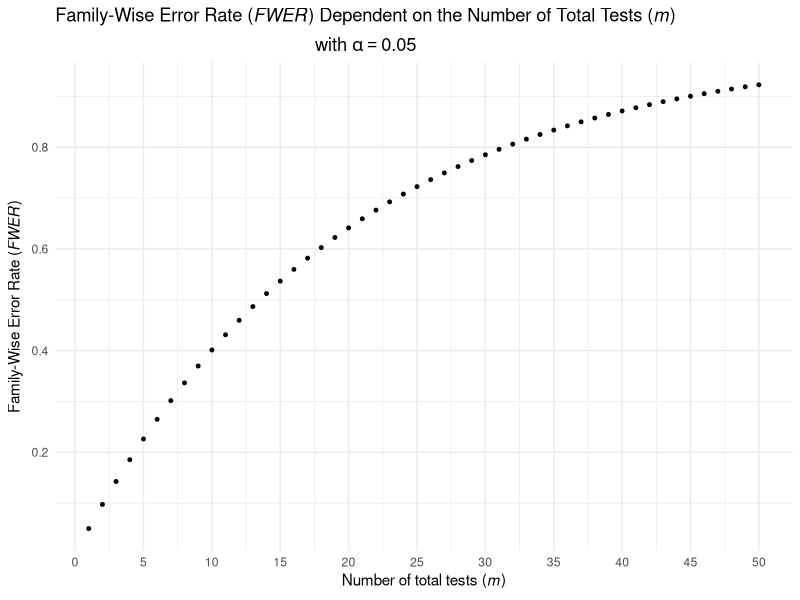

Here is the R script that generated this plot:
## ---- chunk 1
knitr::opts_chunk$set(echo = TRUE)
## ---- chunk 2
library(tidyverse)
## ---- chunk 3
# vector m representing total number of tests
m <- 1:50
# alpha represents alpha for one test
alpha <- 0.05
# family-wise error-rate (fwer) dependent on m and alpha
fwer <- 1 - (1 - alpha)^m


ggplot(mapping = aes(x = m, y = fwer)) +
  geom_point(size = 1) +
  scale_x_continuous(breaks = seq(0, 50, 5)) +
  scale_y_continuous(breaks = seq(0, 0.90, 0.20)) +
  labs(title = bquote(
    atop("Family-Wise Error Rate ("*italic("FWER")*") Dependent on the Number of Total Tests ("*italic("m")*")",
         "with"~alpha == .(alpha))),
    x = expression(paste("Number of total tests (", italic("m"), ")")),
    y = expression(paste("Family-Wise Error Rate (", italic("FWER"), ")"))) +
  theme_minimal()


## ---- chunk 4

library(emmeans)
dat <- datasets::ToothGrowth |> 
  mutate(dose = factor(dose))

aov_mod <- aov(len ~ dose, data = dat)
summary(aov_mod)

TukeyHSD(aov_mod)

pairs(emmeans(aov_mod, ~ dose), adjust = "tukey") |> str()
# --> no CI

library(multcomp)

summary(glht(aov_mod, linfct = mcp(dose = "Tukey"), alternative = "greater"))
